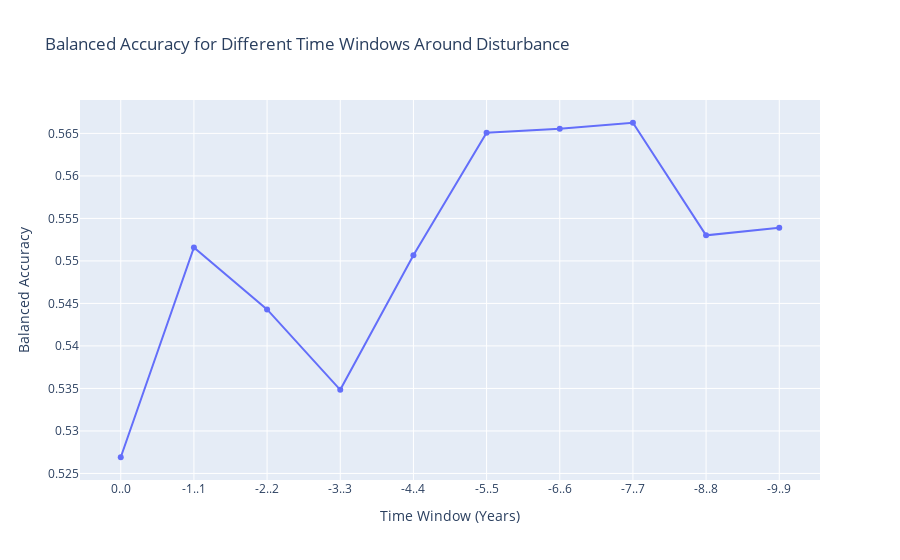

Notebook code cell kept with this figure:
### Code cell
import pandas as pd
from sklearn.ensemble import RandomForestClassifier
from sklearn.metrics import balanced_accuracy_score
from sklearn.model_selection import GroupShuffleSplit
import plotly.express as px

df = pd.read_csv("../../../data/raw/raw_trainset.csv", parse_dates=["time"])
df["species_disturbed"] = (df["species"] == "disturbed").astype(int)
df["year"] = df["time"].dt.year
df["relative_year"] = df["year"] - df["disturbance_year"]

results = []

for window in range(0, 5):
    subset = df[(df["relative_year"] >= -window) & (df["relative_year"] <= window)]
    X, y, groups = subset[spectral_bands], subset["species_disturbed"], subset["id"]
    gss = GroupShuffleSplit(n_splits=1, test_size=0.2, random_state=42)
    train_idx, test_idx = next(gss.split(X, y, groups=groups))
    model = RandomForestClassifier(random_state=42, class_weight="balanced", n_estimators=10)
    model.fit(X.iloc[train_idx], y.iloc[train_idx])
    preds = model.predict(X.iloc[test_idx])
    acc = balanced_accuracy_score(y.iloc[test_idx], preds)
    results.append({"years_around_event": f"{-window}..{window}", "balanced_accuracy": acc})

results_df = pd.DataFrame(results)
fig = px.line(results_df, x="years_around_event", y="balanced_accuracy", markers=True,
              title="Balanced Accuracy for Different Time Windows Around Disturbance",
              labels={"years_around_event": "Time Window (Years)", "balanced_accuracy": "Balanced Accuracy"})
fig.show()

### Figure 1 — Plotly figure (JSON) as saved in the notebook; plotly's stock layout.template omitted (floating-point values rounded to 4 significant figures)
{"data": [{"hovertemplate": "Time Window (Years)=%{x}<br>Balanced Accuracy=%{y}<extra></extra>", "legendgroup": "", "line": {"color": "#636efa", "dash": "solid"}, "marker": {"symbol": "circle"}, "mode": "lines+markers", "name": "", "orientation": "v", "showlegend": false, "type": "scatter", "x": ["0..0", "-1..1", "-2..2", "-3..3", "-4..4", "-5..5", "-6..6", "-7..7", "-8..8", "-9..9"], "xaxis": "x", "y": [0.5269, 0.5516, 0.5443, 0.5348, 0.5507, 0.5651, 0.5655, 0.5663, 0.553, 0.5539], "yaxis": "y"}], "layout": {"legend": {"tracegroupgap": 0}, "title": {"text": "Balanced Accuracy for Different Time Windows Around Disturbance"}, "xaxis": {"anchor": "y", "domain": [0, 1], "title": {"text": "Time Window (Years)"}}, "yaxis": {"anchor": "x", "domain": [0, 1], "title": {"text": "Balanced Accuracy"}}}}
